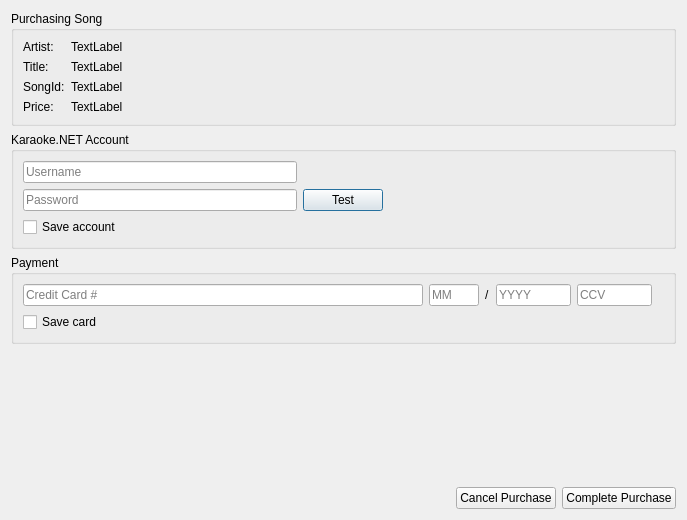
<?xml version="1.0" encoding="UTF-8"?>
<ui version="4.0">
 <class>DlgSongShopPurchase</class>
 <widget class="QDialog" name="DlgSongShopPurchase">
  <property name="geometry">
   <rect>
    <x>0</x>
    <y>0</y>
    <width>687</width>
    <height>520</height>
   </rect>
  </property>
  <property name="windowTitle">
   <string>Song Shop Checkout</string>
  </property>
  <layout class="QVBoxLayout" name="verticalLayout_5">
   <item>
    <widget class="QGroupBox" name="groupBox_3">
     <property name="title">
      <string>Purchasing Song</string>
     </property>
     <layout class="QFormLayout" name="formLayout_2">
      <item row="0" column="0">
       <widget class="QLabel" name="label_7">
        <property name="text">
         <string>Artist:</string>
        </property>
       </widget>
      </item>
      <item row="0" column="1">
       <widget class="QLabel" name="labelArtist">
        <property name="text">
         <string>TextLabel</string>
        </property>
       </widget>
      </item>
      <item row="1" column="0">
       <widget class="QLabel" name="label_8">
        <property name="text">
         <string>Title:</string>
        </property>
       </widget>
      </item>
      <item row="1" column="1">
       <widget class="QLabel" name="labelTitle">
        <property name="text">
         <string>TextLabel</string>
        </property>
       </widget>
      </item>
      <item row="2" column="0">
       <widget class="QLabel" name="label_11">
        <property name="text">
         <string>SongId:</string>
        </property>
       </widget>
      </item>
      <item row="2" column="1">
       <widget class="QLabel" name="labelSongId">
        <property name="text">
         <string>TextLabel</string>
        </property>
       </widget>
      </item>
      <item row="3" column="0">
       <widget class="QLabel" name="label">
        <property name="text">
         <string>Price:</string>
        </property>
       </widget>
      </item>
      <item row="3" column="1">
       <widget class="QLabel" name="labelPrice">
        <property name="text">
         <string>TextLabel</string>
        </property>
       </widget>
      </item>
     </layout>
    </widget>
   </item>
   <item>
    <widget class="QGroupBox" name="groupBox_2">
     <property name="title">
      <string>Karaoke.NET Account</string>
     </property>
     <layout class="QGridLayout" name="gridLayout">
      <item row="0" column="0">
       <widget class="QLineEdit" name="lineEditKNUser">
        <property name="placeholderText">
         <string>Username</string>
        </property>
       </widget>
      </item>
      <item row="0" column="2">
       <spacer name="horizontalSpacer_4">
        <property name="orientation">
         <enum>Qt::Horizontal</enum>
        </property>
        <property name="sizeHint" stdset="0">
         <size>
          <width>281</width>
          <height>20</height>
         </size>
        </property>
       </spacer>
      </item>
      <item row="1" column="0">
       <widget class="QLineEdit" name="lineEditKNPass">
        <property name="inputMethodHints">
         <set>Qt::ImhHiddenText|Qt::ImhNoAutoUppercase|Qt::ImhNoPredictiveText|Qt::ImhSensitiveData</set>
        </property>
        <property name="echoMode">
         <enum>QLineEdit::Password</enum>
        </property>
        <property name="placeholderText">
         <string>Password</string>
        </property>
       </widget>
      </item>
      <item row="1" column="2">
       <spacer name="horizontalSpacer_5">
        <property name="orientation">
         <enum>Qt::Horizontal</enum>
        </property>
        <property name="sizeHint" stdset="0">
         <size>
          <width>281</width>
          <height>20</height>
         </size>
        </property>
       </spacer>
      </item>
      <item row="2" column="0">
       <widget class="QCheckBox" name="cbxSaveAccount">
        <property name="text">
         <string>Save account</string>
        </property>
       </widget>
      </item>
      <item row="2" column="2">
       <spacer name="horizontalSpacer_6">
        <property name="orientation">
         <enum>Qt::Horizontal</enum>
        </property>
        <property name="sizeHint" stdset="0">
         <size>
          <width>281</width>
          <height>20</height>
         </size>
        </property>
       </spacer>
      </item>
      <item row="1" column="1">
       <widget class="QPushButton" name="pushButtonTestLogin">
        <property name="text">
         <string>Test</string>
        </property>
       </widget>
      </item>
     </layout>
    </widget>
   </item>
   <item>
    <widget class="QGroupBox" name="groupBox">
     <property name="title">
      <string>Payment</string>
     </property>
     <layout class="QVBoxLayout" name="verticalLayout_4">
      <item>
       <layout class="QHBoxLayout" name="horizontalLayout">
        <item>
         <layout class="QVBoxLayout" name="verticalLayout">
          <item>
           <widget class="QLineEdit" name="lineEditCCN">
            <property name="minimumSize">
             <size>
              <width>400</width>
              <height>0</height>
             </size>
            </property>
            <property name="focusPolicy">
             <enum>Qt::ClickFocus</enum>
            </property>
            <property name="inputMethodHints">
             <set>Qt::ImhDigitsOnly|Qt::ImhHiddenText|Qt::ImhNoAutoUppercase|Qt::ImhNoPredictiveText|Qt::ImhSensitiveData</set>
            </property>
            <property name="echoMode">
             <enum>QLineEdit::Password</enum>
            </property>
            <property name="placeholderText">
             <string>Credit Card #</string>
            </property>
           </widget>
          </item>
         </layout>
        </item>
        <item>
         <layout class="QVBoxLayout" name="verticalLayout_2">
          <item>
           <layout class="QHBoxLayout" name="horizontalLayout_2">
            <item>
             <widget class="QLineEdit" name="lineEditCCM">
              <property name="sizePolicy">
               <sizepolicy hsizetype="Minimum" vsizetype="Fixed">
                <horstretch>0</horstretch>
                <verstretch>0</verstretch>
               </sizepolicy>
              </property>
              <property name="maximumSize">
               <size>
                <width>50</width>
                <height>16777215</height>
               </size>
              </property>
              <property name="inputMethodHints">
               <set>Qt::ImhDigitsOnly</set>
              </property>
              <property name="maxLength">
               <number>2</number>
              </property>
              <property name="placeholderText">
               <string>MM</string>
              </property>
             </widget>
            </item>
            <item>
             <widget class="QLabel" name="label_4">
              <property name="text">
               <string>/</string>
              </property>
             </widget>
            </item>
            <item>
             <widget class="QLineEdit" name="lineEditCCY">
              <property name="sizePolicy">
               <sizepolicy hsizetype="Minimum" vsizetype="Fixed">
                <horstretch>0</horstretch>
                <verstretch>0</verstretch>
               </sizepolicy>
              </property>
              <property name="maximumSize">
               <size>
                <width>75</width>
                <height>16777215</height>
               </size>
              </property>
              <property name="inputMethodHints">
               <set>Qt::ImhDigitsOnly</set>
              </property>
              <property name="inputMask">
               <string/>
              </property>
              <property name="maxLength">
               <number>4</number>
              </property>
              <property name="placeholderText">
               <string>YYYY</string>
              </property>
             </widget>
            </item>
           </layout>
          </item>
         </layout>
        </item>
        <item>
         <layout class="QVBoxLayout" name="verticalLayout_3">
          <item>
           <widget class="QLineEdit" name="lineEditCCV">
            <property name="sizePolicy">
             <sizepolicy hsizetype="Minimum" vsizetype="Fixed">
              <horstretch>0</horstretch>
              <verstretch>0</verstretch>
             </sizepolicy>
            </property>
            <property name="maximumSize">
             <size>
              <width>75</width>
              <height>16777215</height>
             </size>
            </property>
            <property name="inputMethodHints">
             <set>Qt::ImhDigitsOnly</set>
            </property>
            <property name="maxLength">
             <number>4</number>
            </property>
            <property name="placeholderText">
             <string>CCV</string>
            </property>
           </widget>
          </item>
         </layout>
        </item>
        <item>
         <spacer name="horizontalSpacer_3">
          <property name="orientation">
           <enum>Qt::Horizontal</enum>
          </property>
          <property name="sizeHint" stdset="0">
           <size>
            <width>40</width>
            <height>20</height>
           </size>
          </property>
         </spacer>
        </item>
       </layout>
      </item>
      <item>
       <layout class="QHBoxLayout" name="horizontalLayout_3">
        <item>
         <widget class="QCheckBox" name="cbxSaveCard">
          <property name="text">
           <string>Save card</string>
          </property>
         </widget>
        </item>
        <item>
         <spacer name="horizontalSpacer">
          <property name="orientation">
           <enum>Qt::Horizontal</enum>
          </property>
          <property name="sizeHint" stdset="0">
           <size>
            <width>40</width>
            <height>20</height>
           </size>
          </property>
         </spacer>
        </item>
       </layout>
      </item>
     </layout>
    </widget>
   </item>
   <item>
    <spacer name="verticalSpacer">
     <property name="orientation">
      <enum>Qt::Vertical</enum>
     </property>
     <property name="sizeHint" stdset="0">
      <size>
       <width>20</width>
       <height>40</height>
      </size>
     </property>
    </spacer>
   </item>
   <item>
    <layout class="QHBoxLayout" name="horizontalLayout_4">
     <item>
      <spacer name="horizontalSpacer_2">
       <property name="orientation">
        <enum>Qt::Horizontal</enum>
       </property>
       <property name="sizeHint" stdset="0">
        <size>
         <width>40</width>
         <height>20</height>
        </size>
       </property>
      </spacer>
     </item>
     <item>
      <widget class="QPushButton" name="pushButtonCancel">
       <property name="text">
        <string>Cancel Purchase</string>
       </property>
      </widget>
     </item>
     <item>
      <widget class="QPushButton" name="btnPurchase">
       <property name="text">
        <string>Complete Purchase</string>
       </property>
      </widget>
     </item>
    </layout>
   </item>
  </layout>
 </widget>
 <resources/>
 <connections/>
</ui>
